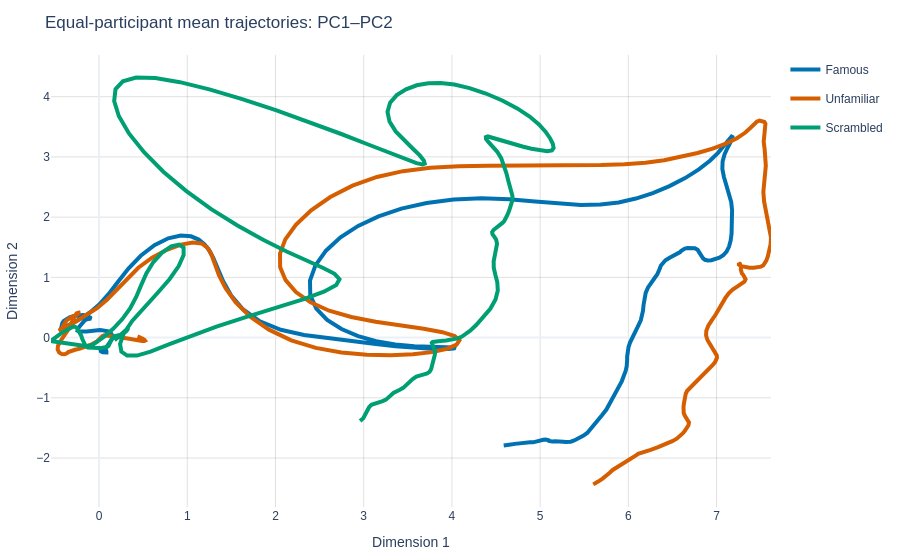

Notebook source saved alongside this figure:
### Markdown cell above
## Step 6. Plot Group-Mean Trajectories

This is the headline state-space visualization. Trials are averaged **within each participant and condition first**, and only then across participants, so every participant contributes equally regardless of how many trials survived rejection. The shaded 2-D envelope is the SEM across participant means.

<div class="alert alert-info">
<b>💡 How to read the geometry:</b><br>
<ul style="margin-bottom: 0;">
<li><b>Start at the origin.</b> Because of the Step 5 baseline, all conditions begin tightly clustered at (0, 0, 0) at stimulus onset. The excursion away from that cluster <i>is</i> the response.</li>
<li><b>Look for when the paths part.</b> The moment two conditions' trajectories separate is the latency at which the population representation distinguishes them — quantified in Step 7.</li>
<li><b>Rotate the 3-D plot.</b> Two trajectories can look superimposed from one angle and clearly separate from another; the 2-D projection is a shadow of a 3-D object.</li>
<li><b>A loop is a description, not a mechanism.</b> A bend or a ring in state space is a geometric fact; it does not by itself establish an oscillatory neural process.</li>
</ul>
</div>

### Code cell
group_trajectories = np.stack([
    np.stack([subject_condition[s, c] for s in unique_subjects]).mean(axis=0)
    for c in conditions
])
group_sem = np.stack([
    np.stack([subject_condition[s, c] for s in unique_subjects]).std(axis=0, ddof=1)
    / np.sqrt(len(unique_subjects))
    for c in conditions
])

plot_labels = np.array([LABEL_NAMES[c] for c in conditions])
color_map = {LABEL_NAMES[c]: CONDITION_COLORS[c] for c in conditions}

fig_2d = plot_trajectory(
    X=group_trajectories[..., :2],
    times=times,
    labels=plot_labels,
    color_map=color_map,
    title="Equal-participant mean trajectories: PC1–PC2",
    dimensions=2,
    smooth_window=12,
    show_markers=False,
    add_start_end_markers=True,
)
fig_2d.show()

### Figure 1 — Plotly figure (JSON) as saved in the notebook; plotly's stock layout.template omitted (floating-point values rounded to 4 significant figures; data arrays with more than 128 entries replaced by an {"elided": "..."} marker saying what was removed)
{"data": [{"legendgroup": "Famous", "line": {"color": "#0072b2", "dash": "solid", "width": 4}, "marker": {"color": "#0072b2", "size": 6}, "mode": "lines", "name": "Famous", "showlegend": true, "type": "scatter", "x": {"elided": "240 float values"}, "y": {"elided": "240 float values"}}, {"legendgroup": "Unfamiliar", "line": {"color": "#d55e00", "dash": "solid", "width": 4}, "marker": {"color": "#d55e00", "size": 6}, "mode": "lines", "name": "Unfamiliar", "showlegend": true, "type": "scatter", "x": {"elided": "240 float values"}, "y": {"elided": "240 float values"}}, {"legendgroup": "Scrambled", "line": {"color": "#009e73", "dash": "solid", "width": 4}, "marker": {"color": "#009e73", "size": 6}, "mode": "lines", "name": "Scrambled", "showlegend": true, "type": "scatter", "x": {"elided": "240 float values"}, "y": {"elided": "240 float values"}}], "layout": {"margin": {"b": 50, "l": 50, "r": 40, "t": 55}, "title": {"text": "Equal-participant mean trajectories: PC1–PC2"}, "xaxis": {"title": {"text": "Dimension 1"}}, "yaxis": {"title": {"text": "Dimension 2"}}}}
